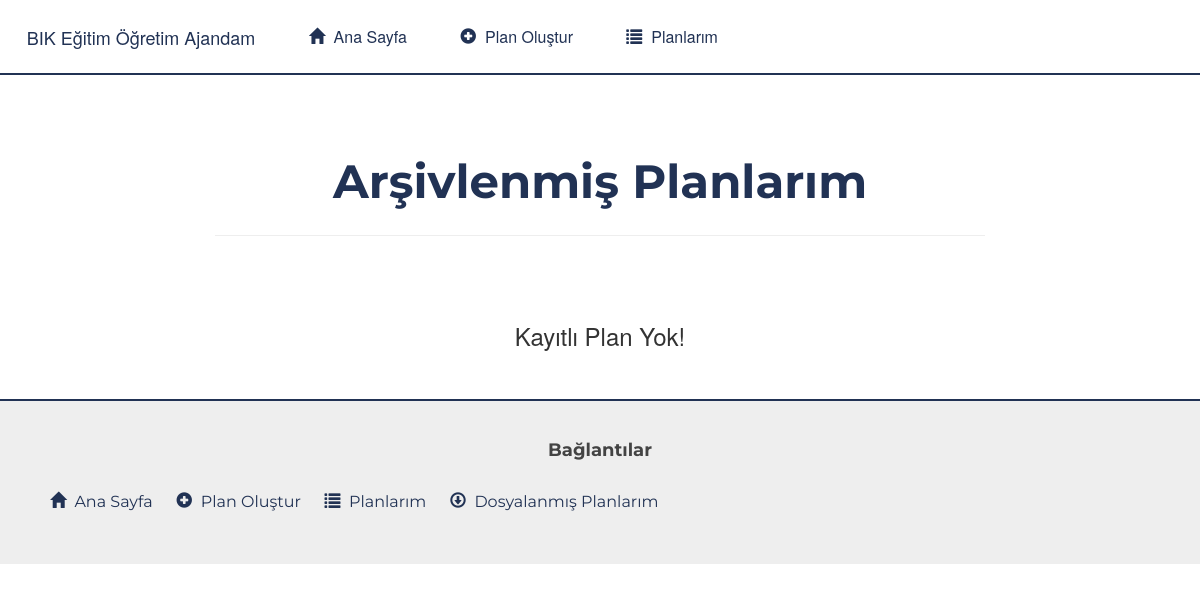
Page /planner/archived-plans/ on the earlier database version.
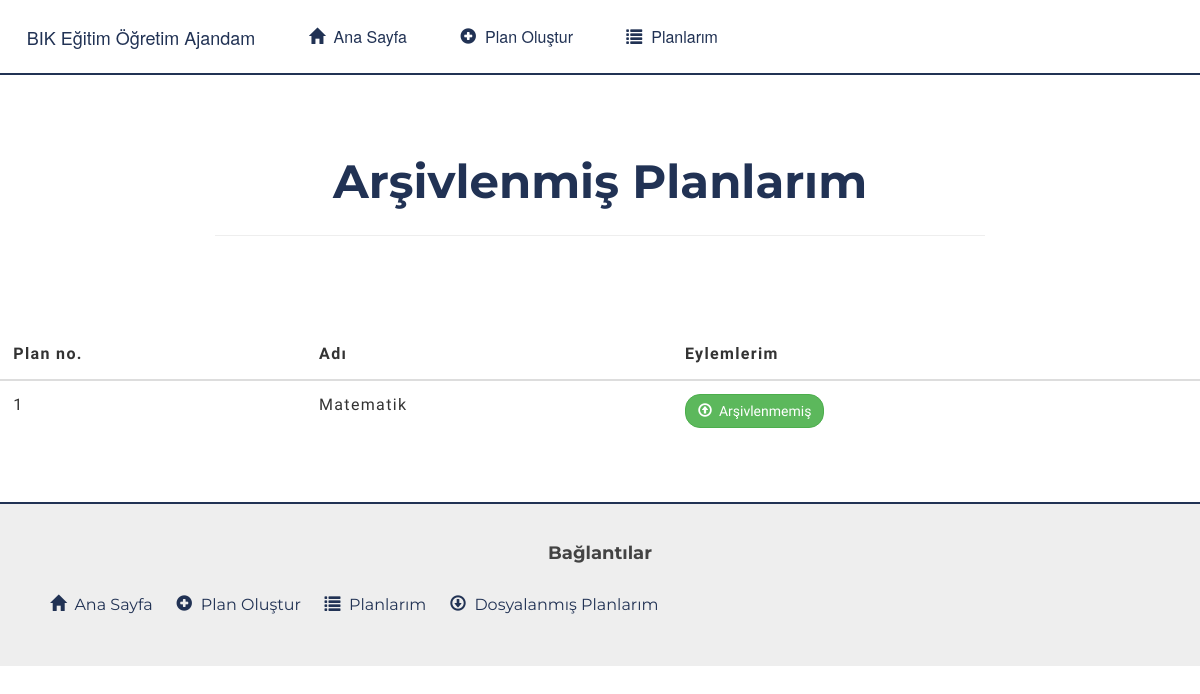
Same page on the later database version.
### studyplanner/models.py (models this page shows, shortened)
class Plan(models.Model):
	name = models.CharField(max_length=100,null=False,blank=False)
	is_completed = models.BooleanField(default=False)
	description = models.TextField(default='')
	deadline = models.DateField(default=datetime.date.today)
	completed_subjects = models.IntegerField(default=0)
	completed_paths = models.IntegerField(default=0)
	completed_on = models.DateField(default=datetime.date.today)
	archived = models.BooleanField(default=False)
	class Meta:
		ordering = ['is_completed']

### studyplanner/views.py (the view)
def archived_plans(request):
	plans = Plan.objects.filter(archived=True)
	return render(request, 'studyplanner/archived_plans.html', {'plans':plans})

### studyplanner/templates/studyplanner/archived_plans.html (shortened to what this page needs)
{% extends 'studyplanner/base.html' %}
{% block content %}
<div class="container-fluid">
	<div class="pageBody">
		<div class="row">
			<div class="col-sm-offset-2 col-md-offset-2 col-sm-8 col-md-8">
				<div class="text-center" style="padding-top:35pt; padding-bottom: 35pt;">
					<b class="extraBig">Arşivlenmiş Planlarım</b>
					<hr>
				</div>
			</div>
		</div>
		<div class="panels">
			{% if plans.count > 0 %}
				<div class="row">
					<div class="table-responsive dataTable">
						<table class="table table-hover">
							<thead>
								<tr>
									<th>Plan no.</th>
									<th>Adı</th>
									<th>Eylemlerim</th>
								</tr>
							</thead>
							<tbody>
								{% for plan in plans %}
									<tr>
										<td>{{ forloop.counter }}</td>
										<td>{{ plan.name }}</td>
										<td>
											<a href="{% url 'studyplanner:unarchive-plan' pk=plan.pk %}">
												<button class="btn btn-success"><span class="glyphicon glyphicon-upload"></span>&nbsp; Arşivlenmemiş</button>
											</a>
										</td>
									</tr>
								{% endfor %}
							</tbody>
						</table>
					</div>
				</div>
			{% else %}
				<div class="text-center">
					<h3>Kayıtlı Plan Yok!</h3>
				</div>
			{% endif %}
		</div>
	</div>
</div>
{% endblock %}

Differences in the rows shown:
added Plan: name "Matematik"
Other differences:
text no longer shown: "Kayıtlı Plan Yok!"
text now shown: "Plan no. Adı Eylemlerim"
